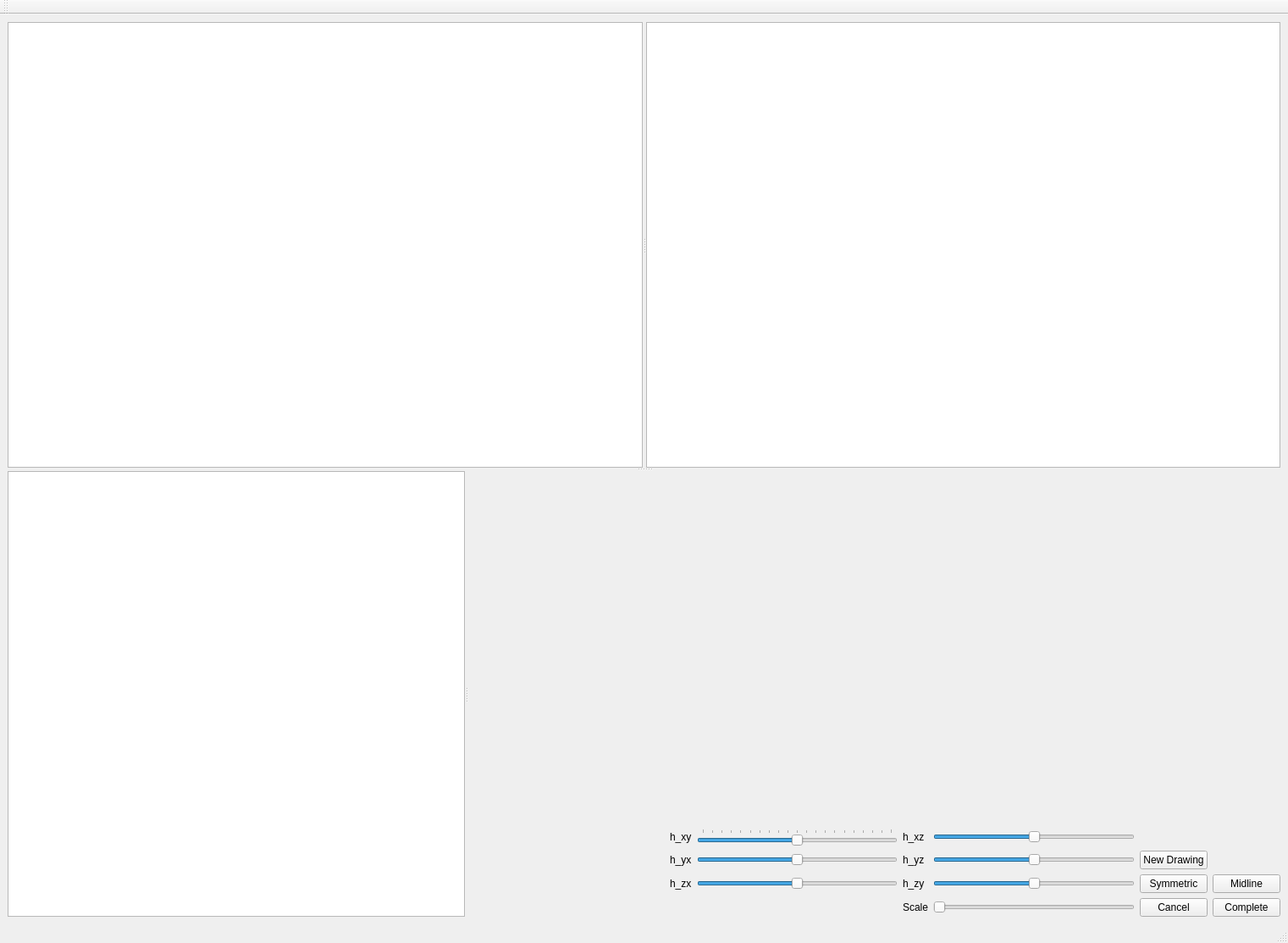
<?xml version="1.0" encoding="UTF-8"?>
<ui version="4.0">
 <class>RectificationGUI</class>
 <widget class="QMainWindow" name="RectificationGUI">
  <property name="geometry">
   <rect>
    <x>0</x>
    <y>0</y>
    <width>1521</width>
    <height>1113</height>
   </rect>
  </property>
  <property name="windowTitle">
   <string>MainWindow</string>
  </property>
  <widget class="QWidget" name="centralwidget">
   <layout class="QGridLayout" name="gridLayout_2">
    <item row="0" column="0">
     <widget class="QSplitter" name="splitter_3">
      <property name="orientation">
       <enum>Qt::Vertical</enum>
      </property>
      <widget class="QSplitter" name="splitter">
       <property name="orientation">
        <enum>Qt::Horizontal</enum>
       </property>
       <widget class="QGraphicsView" name="sagittal_gview"/>
       <widget class="QGraphicsView" name="coronal_gview"/>
      </widget>
      <widget class="QSplitter" name="splitter_2">
       <property name="orientation">
        <enum>Qt::Horizontal</enum>
       </property>
       <widget class="QGraphicsView" name="horizontal_gview"/>
       <widget class="QWidget" name="layoutWidget">
        <layout class="QGridLayout" name="gridLayout">
         <item row="0" column="4">
          <spacer name="verticalSpacer">
           <property name="orientation">
            <enum>Qt::Vertical</enum>
           </property>
           <property name="sizeHint" stdset="0">
            <size>
             <width>20</width>
             <height>40</height>
            </size>
           </property>
          </spacer>
         </item>
         <item row="1" column="1">
          <widget class="QLabel" name="label">
           <property name="text">
            <string>h_xy</string>
           </property>
          </widget>
         </item>
         <item row="1" column="2">
          <widget class="QSlider" name="slider_hxy">
           <property name="minimum">
            <number>-100</number>
           </property>
           <property name="maximum">
            <number>100</number>
           </property>
           <property name="tracking">
            <bool>true</bool>
           </property>
           <property name="orientation">
            <enum>Qt::Horizontal</enum>
           </property>
           <property name="invertedAppearance">
            <bool>false</bool>
           </property>
           <property name="invertedControls">
            <bool>false</bool>
           </property>
           <property name="tickPosition">
            <enum>QSlider::TicksAbove</enum>
           </property>
          </widget>
         </item>
         <item row="1" column="3">
          <widget class="QLabel" name="label_4">
           <property name="text">
            <string>h_xz</string>
           </property>
          </widget>
         </item>
         <item row="1" column="4">
          <widget class="QSlider" name="slider_hxz">
           <property name="minimum">
            <number>-100</number>
           </property>
           <property name="maximum">
            <number>100</number>
           </property>
           <property name="orientation">
            <enum>Qt::Horizontal</enum>
           </property>
          </widget>
         </item>
         <item row="2" column="1">
          <widget class="QLabel" name="label_2">
           <property name="text">
            <string>h_yx</string>
           </property>
          </widget>
         </item>
         <item row="2" column="2">
          <widget class="QSlider" name="slider_hyx">
           <property name="minimum">
            <number>-100</number>
           </property>
           <property name="maximum">
            <number>100</number>
           </property>
           <property name="orientation">
            <enum>Qt::Horizontal</enum>
           </property>
          </widget>
         </item>
         <item row="2" column="3">
          <widget class="QLabel" name="label_5">
           <property name="text">
            <string>h_yz</string>
           </property>
          </widget>
         </item>
         <item row="2" column="4">
          <widget class="QSlider" name="slider_hyz">
           <property name="minimum">
            <number>-100</number>
           </property>
           <property name="maximum">
            <number>100</number>
           </property>
           <property name="orientation">
            <enum>Qt::Horizontal</enum>
           </property>
          </widget>
         </item>
         <item row="3" column="0">
          <spacer name="horizontalSpacer">
           <property name="orientation">
            <enum>Qt::Horizontal</enum>
           </property>
           <property name="sizeHint" stdset="0">
            <size>
             <width>40</width>
             <height>20</height>
            </size>
           </property>
          </spacer>
         </item>
         <item row="3" column="1">
          <widget class="QLabel" name="label_3">
           <property name="text">
            <string>h_zx</string>
           </property>
          </widget>
         </item>
         <item row="3" column="2">
          <widget class="QSlider" name="slider_hzx">
           <property name="minimum">
            <number>-100</number>
           </property>
           <property name="maximum">
            <number>100</number>
           </property>
           <property name="orientation">
            <enum>Qt::Horizontal</enum>
           </property>
          </widget>
         </item>
         <item row="3" column="3">
          <widget class="QLabel" name="label_6">
           <property name="text">
            <string>h_zy</string>
           </property>
          </widget>
         </item>
         <item row="3" column="4">
          <widget class="QSlider" name="slider_hzy">
           <property name="minimum">
            <number>-100</number>
           </property>
           <property name="maximum">
            <number>100</number>
           </property>
           <property name="orientation">
            <enum>Qt::Horizontal</enum>
           </property>
          </widget>
         </item>
         <item row="3" column="6">
          <widget class="QPushButton" name="button_midline">
           <property name="text">
            <string>Midline</string>
           </property>
          </widget>
         </item>
         <item row="4" column="6">
          <widget class="QPushButton" name="button_done">
           <property name="text">
            <string>Complete</string>
           </property>
          </widget>
         </item>
         <item row="4" column="4">
          <widget class="QSlider" name="slider_downsample">
           <property name="maximum">
            <number>2</number>
           </property>
           <property name="orientation">
            <enum>Qt::Horizontal</enum>
           </property>
          </widget>
         </item>
         <item row="4" column="3">
          <widget class="QLabel" name="label_7">
           <property name="text">
            <string>Scale</string>
           </property>
          </widget>
         </item>
         <item row="3" column="5">
          <widget class="QPushButton" name="button_symmetric">
           <property name="text">
            <string>Symmetric</string>
           </property>
          </widget>
         </item>
         <item row="4" column="5">
          <widget class="QPushButton" name="button_cancel">
           <property name="text">
            <string>Cancel</string>
           </property>
          </widget>
         </item>
         <item row="2" column="5">
          <widget class="QPushButton" name="button_newPolygon">
           <property name="text">
            <string>New Drawing</string>
           </property>
          </widget>
         </item>
        </layout>
       </widget>
      </widget>
     </widget>
    </item>
   </layout>
  </widget>
  <widget class="QMenuBar" name="menubar">
   <property name="geometry">
    <rect>
     <x>0</x>
     <y>0</y>
     <width>1521</width>
     <height>25</height>
    </rect>
   </property>
  </widget>
  <widget class="QStatusBar" name="statusbar"/>
  <widget class="QToolBar" name="toolBar">
   <property name="windowTitle">
    <string>toolBar</string>
   </property>
   <attribute name="toolBarArea">
    <enum>TopToolBarArea</enum>
   </attribute>
   <attribute name="toolBarBreak">
    <bool>false</bool>
   </attribute>
  </widget>
 </widget>
 <resources/>
 <connections/>
</ui>
